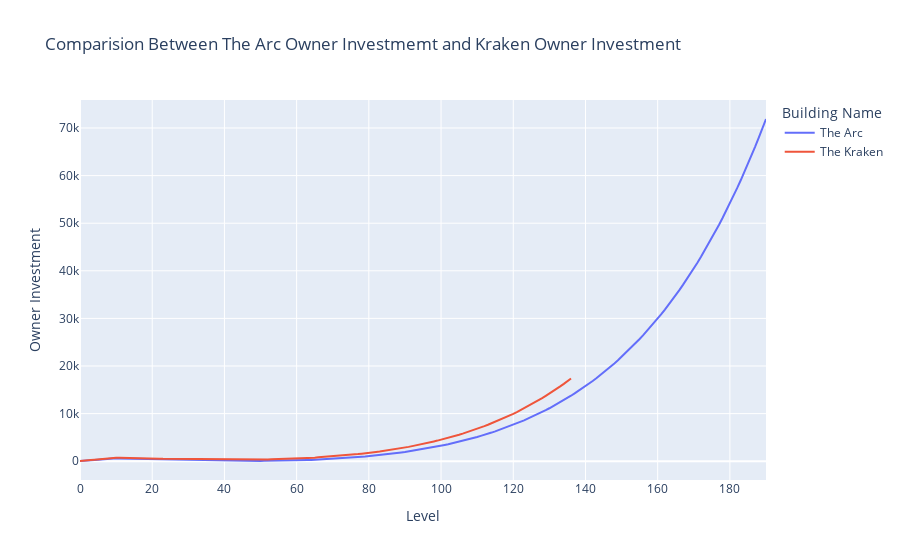

This figure's notebook cell:
### Code cell
fig = go.Figure()

fig.add_trace(
    go.Scatter(
        x = df1['Current Level'], 
        y = df1['Owner Investment'], 
        mode = 'lines',
        name = "The Arc"
    )
)
fig.add_trace(
    go.Scatter(
        x = df2['Current Level'], 
        y = df2['Owner Investment'], 
        mode='lines', 
        name="The Kraken"
    )
)
fig.update_layout(
    title="Comparision Between The Arc Owner Investmemt and Kraken Owner Investment",
    xaxis_title="Level",
    yaxis_title="Owner Investment",
    legend_title="Building Name",
)

fig.show()

### Figure 1 — Plotly figure (JSON) as saved in the notebook; plotly's stock layout.template omitted (floating-point values rounded to 4 significant figures; data arrays with more than 128 entries replaced by an {"elided": "..."} marker saying what was removed)
{"data": [{"mode": "lines", "name": "The Arc", "type": "scatter", "x": {"elided": "191 int values"}, "y": {"elided": "191 int values"}}, {"mode": "lines", "name": "The Kraken", "type": "scatter", "x": {"elided": "137 int values"}, "y": {"elided": "137 int values"}}], "layout": {"legend": {"title": {"text": "Building Name"}}, "title": {"text": "Comparision Between The Arc Owner Investmemt and Kraken Owner Investment"}, "xaxis": {"title": {"text": "Level"}}, "yaxis": {"title": {"text": "Owner Investment"}}}}
